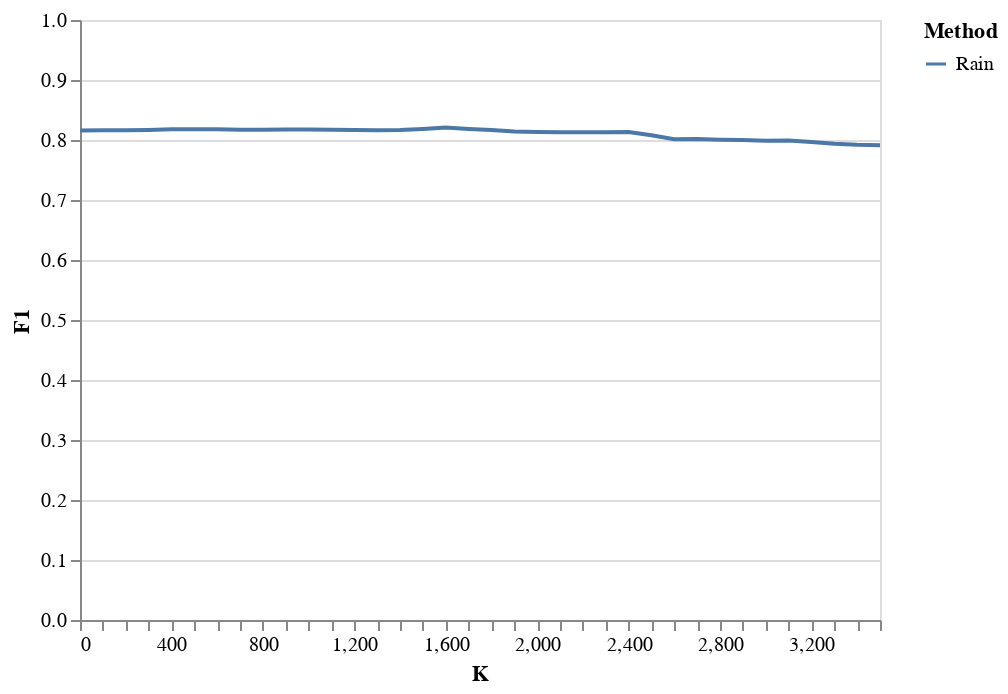

Notebook code cell kept with this figure:
### Code cell
# Forget about F1, because F1 has the prior knowledge that the test data is correct, but we don't think data is valid
alt.Chart(pd.concat([df_rain])).mark_line().encode(
    alt.X('K:Q', axis=alt.Axis(tickCount=df_rain.shape[0], grid=False)),
    alt.Y("F1:Q", scale=alt.Scale(domain=[0,1])),
    color = "Method"
)

### Figure 1 — Vega-Lite specification as saved in the notebook (floating-point values rounded to 4 significant figures)
{"config": {"view": {"continuousWidth": 400, "continuousHeight": 300}}, "data": {"name": "data-0aff59745d60f4f745516b4625ea2022"}, "mark": "line", "encoding": {"color": {"type": "nominal", "field": "Method"}, "x": {"type": "quantitative", "axis": {"grid": false, "tickCount": 36}, "field": "K"}, "y": {"type": "quantitative", "field": "F1", "scale": {"domain": [0, 1]}}}, "$schema": "https://vega.github.io/schema/vega-lite/v4.8.1.json", "datasets": {"data-0aff59745d60f4f745516b4625ea2022": [{"Complain": 0.1809, "Impact": 0.1945, "F1": 0.8158, "K": 1, "Method": "Rain"}, {"Complain": 0.1821, "Impact": 0.192, "F1": 0.8163, "K": 100, "Method": "Rain"}, {"Complain": 0.1808, "Impact": 0.1884, "F1": 0.8161, "K": 200, "Method": "Rain"}, {"Complain": 0.1784, "Impact": 0.1841, "F1": 0.8168, "K": 300, "Method": "Rain"}, {"Complain": 0.1756, "Impact": 0.1802, "F1": 0.8179, "K": 400, "Method": "Rain"}, {"Complain": 0.173, "Impact": 0.1765, "F1": 0.8181, "K": 500, "Method": "Rain"}, {"Complain": 0.1694, "Impact": 0.1728, "F1": 0.8177, "K": 600, "Method": "Rain"}, {"Complain": 0.1643, "Impact": 0.1686, "F1": 0.8169, "K": 700, "Method": "Rain"}, {"Complain": 0.1598, "Impact": 0.1653, "F1": 0.8172, "K": 800, "Method": "Rain"}, {"Complain": 0.1567, "Impact": 0.1629, "F1": 0.8177, "K": 900, "Method": "Rain"}, {"Complain": 0.1529, "Impact": 0.1601, "F1": 0.8175, "K": 1000, "Method": "Rain"}, {"Complain": 0.148, "Impact": 0.157, "F1": 0.8173, "K": 1100, "Method": "Rain"}, {"Complain": 0.1437, "Impact": 0.1545, "F1": 0.8167, "K": 1200, "Method": "Rain"}, {"Complain": 0.1395, "Impact": 0.1508, "F1": 0.8164, "K": 1300, "Method": "Rain"}, {"Complain": 0.1328, "Impact": 0.1461, "F1": 0.8165, "K": 1400, "Method": "Rain"}, {"Complain": 0.1233, "Impact": 0.1409, "F1": 0.8185, "K": 1500, "Method": "Rain"}, {"Complain": 0.1137, "Impact": 0.1357, "F1": 0.821, "K": 1600, "Method": "Rain"}, {"Complain": 0.1058, "Impact": 0.1306, "F1": 0.8185, "K": 1700, "Method": "Rain"}, {"Complain": 0.09641, "Impact": 0.1252, "F1": 0.8166, "K": 1800, "Method": "Rain"}, {"Complain": 0.08638, "Impact": 0.1196, "F1": 0.8141, "K": 1900, "Method": "Rain"}, {"Complain": 0.07721, "Impact": 0.1147, "F1": 0.8134, "K": 2000, "Method": "Rain"}, {"Complain": 0.06738, "Impact": 0.1094, "F1": 0.8131, "K": 2100, "Method": "Rain"}, {"Complain": 0.06449, "Impact": 0.104, "F1": 0.8131, "K": 2200, "Method": "Rain"}, {"Complain": 0.06172, "Impact": 0.09995, "F1": 0.8131, "K": 2300, "Method": "Rain"}, {"Complain": 0.05735, "Impact": 0.09401, "F1": 0.8134, "K": 2400, "Method": "Rain"}, {"Complain": 0.05022, "Impact": 0.08798, "F1": 0.808, "K": 2500, "Method": "Rain"}, {"Complain": 0.04504, "Impact": 0.08185, "F1": 0.8013, "K": 2600, "Method": "Rain"}, {"Complain": 0.04096, "Impact": 0.07563, "F1": 0.8016, "K": 2700, "Method": "Rain"}, {"Complain": 0.03648, "Impact": 0.06931, "F1": 0.8006, "K": 2800, "Method": "Rain"}, {"Complain": 0.03057, "Impact": 0.06289, "F1": 0.8001, "K": 2900, "Method": "Rain"}, {"Complain": 0.02507, "Impact": 0.05707, "F1": 0.7988, "K": 3000, "Method": "Rain"}, {"Complain": 0.02026, "Impact": 0.05046, "F1": 0.7993, "K": 3100, "Method": "Rain"}, {"Complain": 0.01459, "Impact": 0.04374, "F1": 0.7967, "K": 3200, "Method": "Rain"}, {"Complain": 0.008963, "Impact": 0.0369, "F1": 0.7936, "K": 3300, "Method": "Rain"}, {"Complain": 0.00245, "Impact": 0.02996, "F1": 0.792, "K": 3400, "Method": "Rain"}, {"Complain": -0.004842, "Impact": 0.02316, "F1": 0.7914, "K": 3500, "Method": "Rain"}]}}
